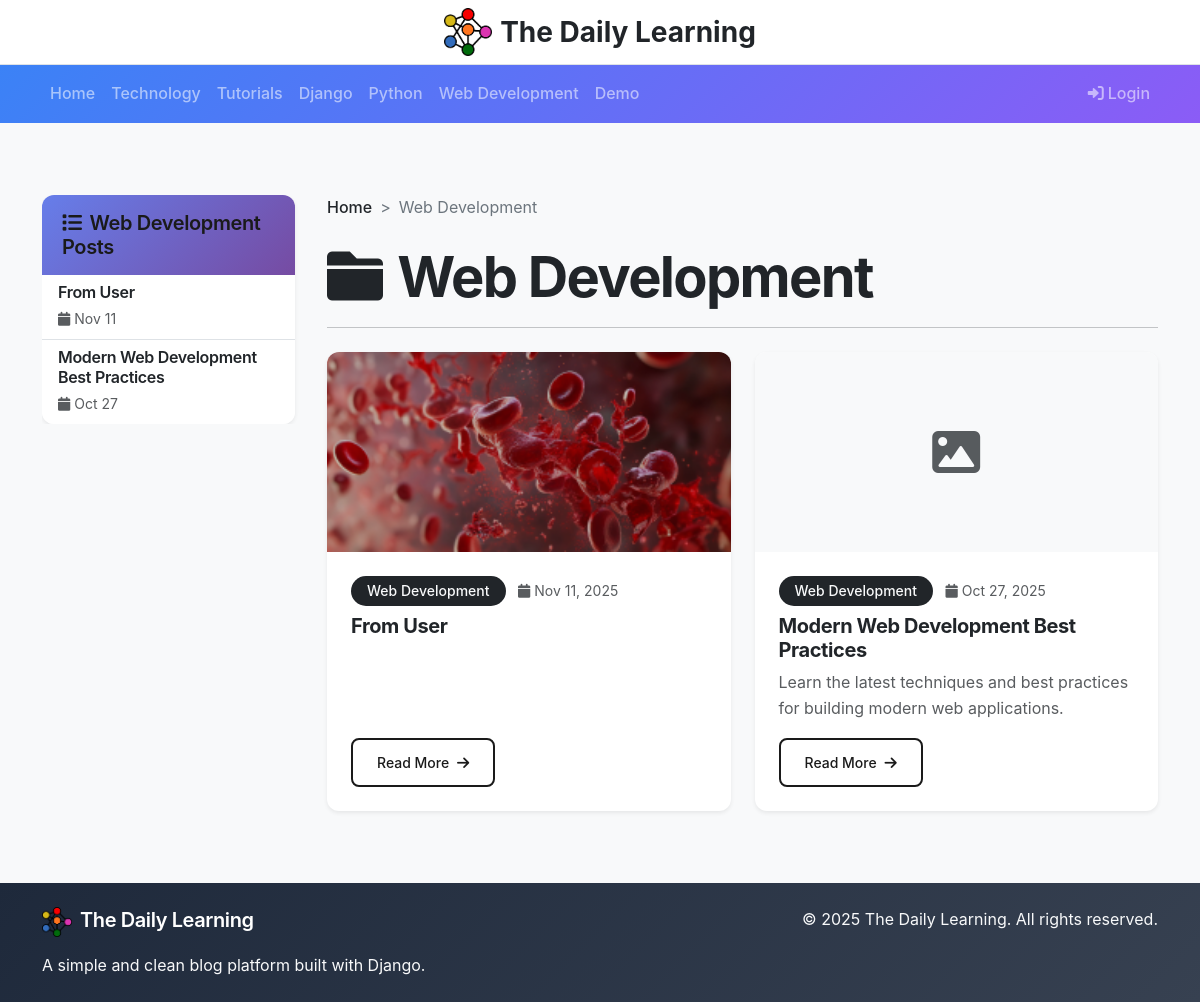
Page /category/web-development/ on the earlier database version.
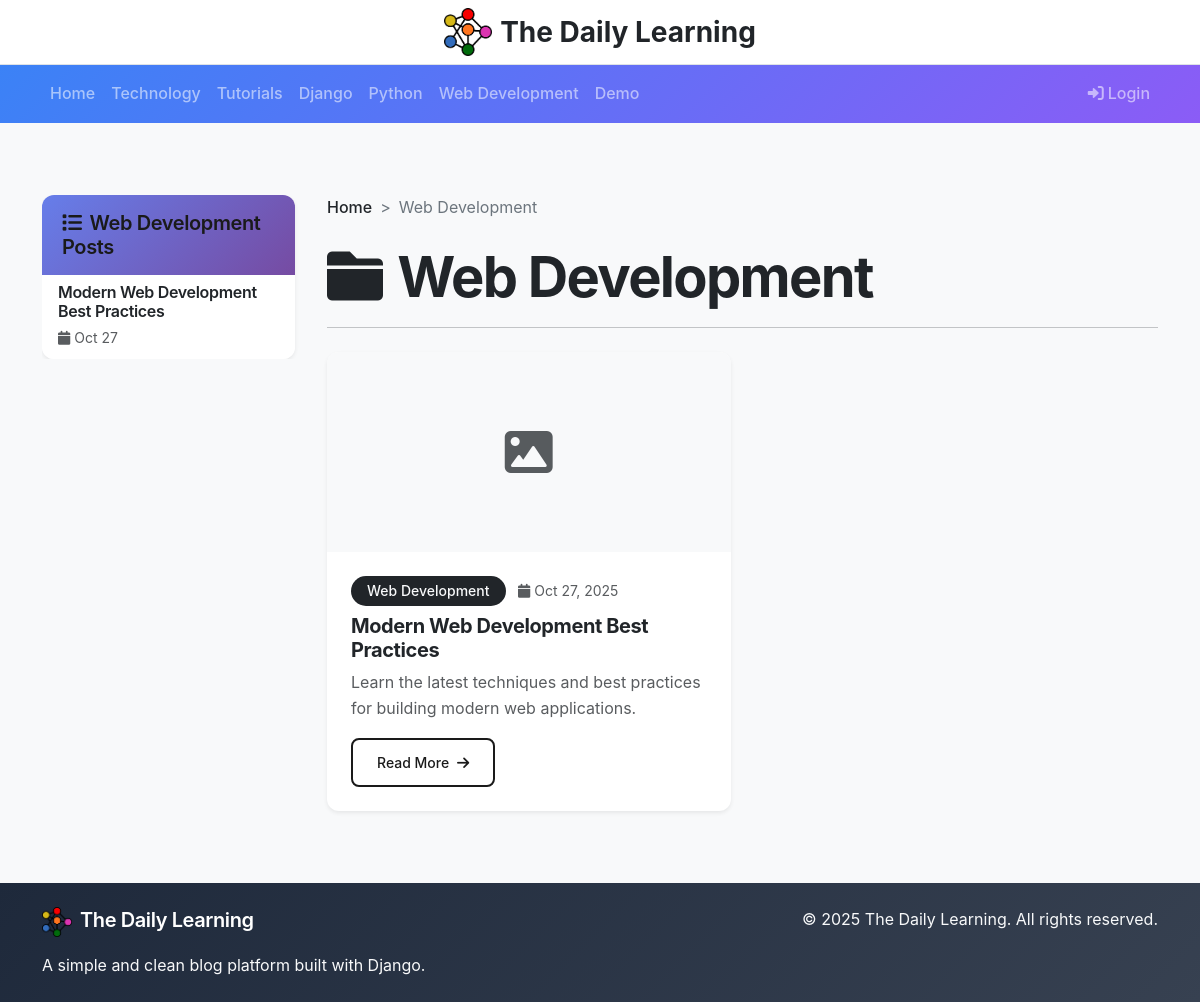
Same page on the later database version.
### blog/models.py (models this page shows, shortened)
class Category(models.Model):
    name = models.CharField(max_length=100)
    slug = models.SlugField(unique=True)
    description = models.TextField(blank=True)
    created_at = models.DateTimeField(auto_now_add=True)
    class Meta:
        verbose_name_plural = "Categories"

class Post(models.Model):
    STATUS_CHOICES = [
        ('draft', 'Draft'),
        ('published', 'Published'),
    ]
    title = models.CharField(max_length=200)
    slug = models.SlugField(unique=True)
    author = models.ForeignKey(User, on_delete=models.CASCADE)
    category = models.ForeignKey(Category, on_delete=models.CASCADE, related_name='posts')
    content = models.TextField(help_text="You can add images, videos, and YouTube links here")
    excerpt = models.TextField(max_length=500, blank=True, help_text="Brief description of the post")
    featured_image = models.ImageField(upload_to='blog_images/', blank=True, null=True)
    youtube_url = models.CharField(max_length=200, blank=True, help_text="YouTube URL (e.g., https://www.youtube.com/watch?v=VIDEO_ID)")
    video_file = models.FileField(upload_to='blog_videos/', blank=True, null=True, help_text="Upload video file")
    status = models.CharField(max_length=10, choices=STATUS_CHOICES, default='draft')
    created_at = models.DateTimeField(auto_now_add=True)
    updated_at = models.DateTimeField(auto_now=True)
    published_at = models.DateTimeField(null=True, blank=True)
    class Meta:
        ordering = ['-created_at']

### blog/views.py (the view)
# urls.py: path('category/<slug:slug>/', views.category_posts, name='category_posts'),
def category_posts(request, slug):
    category = get_object_or_404(Category, slug=slug)
    posts = Post.objects.filter(
        category=category,
        status='published'
    ).select_related('author', 'category')
    categories = Category.objects.all()
    paginator = Paginator(posts, 6)
    page_number = request.GET.get('page')
    posts = paginator.get_page(page_number)
    context = {
        'posts': posts,
        'category': category,
        'categories': categories,
    }
    return render(request, 'blog/category_posts.html', context)

### templates/blog/category_posts.html (shortened to what this page needs)
{% extends 'blog/base.html' %}
{% block content %}
<div class="row">
    <div class="col-lg-3">
        <div class="category-sidebar-scroll">
            <div class="card border-0 shadow-sm">
                <div class="card-header bg-dark text-light">
                    <h5 class="mb-0">
                        <i class="fas fa-list me-2"></i>{{ category.name }} Posts
                    </h5>
                </div>
                <div class="card-body p-0">
                    <div class="list-group list-group-flush">
                        {% for post in posts %}
                        <a href="{% url 'post_detail' post.slug %}" class="list-group-item list-group-item-action hover-item" style="transition: all 0.2s;">
                            <div class="d-flex w-100 justify-content-between">
                                <h6 class="mb-1 text-dark">{{ post.title|truncatewords:6 }}</h6>
                            </div>
                            <small class="text-muted">
                                <i class="fas fa-calendar me-1"></i>{{ post.created_at|date:"M d" }}
                            </small>
                        </a>
                        {% endfor %}
                    </div>
                </div>
            </div>
        </div>
    </div>
    <div class="col-lg-9">
        <div class="mb-4">
            <nav aria-label="breadcrumb">
                <ol class="breadcrumb">
                    <li class="breadcrumb-item"><a href="{% url 'post_list' %}" class="text-dark">Home</a></li>
                    <li class="breadcrumb-item active">{{ category.name }}</li>
                </ol>
            </nav>
            <h1 class="display-4 fw-bold text-dark mb-3">
                <i class="fas fa-folder me-3"></i>{{ category.name }}
            </h1>
            <hr class="border-dark">
        </div>
        {% if posts %}
            <div class="row">
                {% for post in posts %}
                <div class="col-md-6 mb-4">
                    <div class="card h-100 shadow-sm border-0">
                        {% if post.featured_image %}
                        <img src="{{ post.featured_image.url }}" class="card-img-top" alt="{{ post.title }}" style="height: 200px; object-fit: cover;">
                        {% else %}
                        <div class="card-img-top bg-light d-flex align-items-center justify-content-center" style="height: 200px;">
                            <i class="fas fa-image fa-3x text-muted"></i>
                        </div>
                        {% endif %}
                        <div class="card-body d-flex flex-column">
                            <div class="mb-2">
                                <span class="badge bg-dark text-light">{{ post.category.name }}</span>
                                <small class="text-muted ms-2">
                                    <i class="fas fa-calendar me-1"></i>{{ post.created_at|date:"M d, Y" }}
                                </small>
                            </div>
                            <h5 class="card-title fw-bold">
                                <a href="{% url 'post_detail' post.slug %}" class="text-dark text-decoration-none">
                                    {{ post.title }}
                                </a>
                            </h5>
                            {% if post.excerpt %}
                            <p class="card-text text-muted flex-grow-1">{{ post.excerpt|truncatewords:20 }}</p>
                            {% endif %}
                            <div class="mt-auto">
                                <a href="{% url 'post_detail' post.slug %}" class="btn btn-outline-dark btn-sm">
                                    Read More <i class="fas fa-arrow-right ms-1"></i>
                                </a>
                            </div>
                        </div>
                    </div>
                </div>
                {% endfor %}
            </div>
        {% endif %}
    </div>
</div>
{% endblock %}

### templates/blog/base.html (shortened to what this page needs)
<!DOCTYPE html>
<html lang="en">
<head>
    <link href="https://cdn.jsdelivr.net/npm/bootstrap@5.3.0/dist/css/bootstrap.min.css" rel="stylesheet">
    <link rel="stylesheet" href="{% load static %}{% static 'css/style.css' %}">
    <link rel="stylesheet" href="https://cdnjs.cloudflare.com/ajax/libs/font-awesome/6.0.0/css/all.min.css">
</head>
<body>
    <div class="w-100 py-2 bg-white border-bottom shadow-sm">
        <div class="container d-flex flex-column align-items-center justify-content-center">
            <a class="d-flex align-items-center text-decoration-none" href="{% url 'post_list' %}">
                <img src="{% load static %}{% get_media_prefix %}Logo/site_logo.png" alt="The Daily Learning" height="48" class="me-2">
                <span class="fs-3 fw-bold text-dark">The Daily Learning</span>
            </a>
        </div>
    </div>
    <nav class="navbar navbar-expand-lg navbar-dark position-sticky top-0 z-2">
        <div class="container">
            <div class="d-flex w-100 justify-content-between align-items-center">
                <div class="d-flex align-items-center">
                    <div class="collapse navbar-collapse show" id="navbarNav">
                        <ul class="navbar-nav me-auto mb-2 mb-lg-0">
                            <li class="nav-item">
                                <a class="nav-link" href="{% url 'post_list' %}">Home</a>
                            </li>
                            {% for category in categories %}
                            <li class="nav-item">
                                <a class="nav-link" href="{% url 'category_posts' category.slug %}">{{ category.name }}</a>
                            </li>
                            {% endfor %}
                        </ul>
                    </div>
                </div>
                <ul class="navbar-nav ms-auto mb-2 mb-lg-0">
                    {% if user.is_authenticated %}
                        {% if user.is_superuser %}
                        <li class="nav-item">
                            <a class="nav-link" href="{% url 'admin_dashboard' %}">
                                <i class="fas fa-tachometer-alt me-1"></i>Dashboard
                            </a>
                        </li>
                        {% endif %}
                        <li class="nav-item">
                            <a class="nav-link" href="{% url 'custom_logout' %}">
                                <i class="fas fa-sign-out-alt me-1"></i>Logout
                            </a>
                        </li>
                    {% else %}
                        <li class="nav-item">
                            <a class="nav-link" href="{% url 'custom_login' %}">
                                <i class="fas fa-sign-in-alt me-1"></i>Login
                            </a>
                        </li>
                    {% endif %}
                </ul>
            </div>
        </div>
    </nav>
    <main class="container my-3 mt-5 pt-4">
        {% block content %}
        {% endblock %}
    </main>
    <footer class="footer-gradient text-light py-4 mt-5">
        <div class="container">
            <div class="row">
                <div class="col-md-6">
                    <h5><img src="{% load static %}{% get_media_prefix %}Logo/site_logo.png" alt="The Daily Learning" height="30" class="me-2">The Daily Learning</h5>
                    <p class="mb-0">A simple and clean blog platform built with Django.</p>
                </div>
                <div class="col-md-6 text-md-end">
                    <p class="mb-0">&copy; {% now "Y" %} The Daily Learning. All rights reserved.</p>
                </div>
            </div>
        </div>
    </footer>
</body>
</html>

Differences in the rows shown:
removed Post: title "From User", created_at "Nov 11", featured_image (picture), category.name "Web Development", created_at "Nov 11, 2025"
